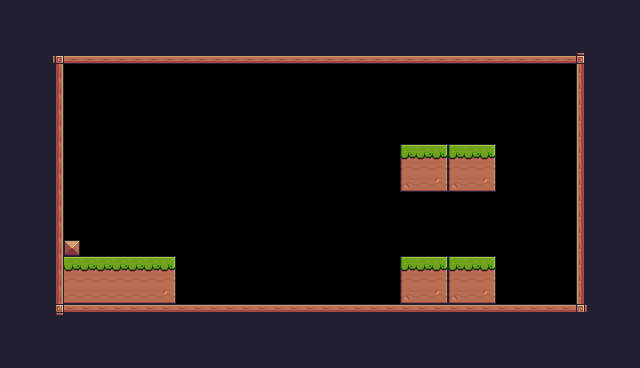

A 2D game scene composited from a Tiled map and its tileset images. What follows is a short description and the map's XML, with every tile layer's data as written:
An orthogonal 40x23 tile map with 16x16 px tiles, 1 tile layer (Background) and 1 object (Player).

<map version="1.10" tiledversion="1.10.2" orientation="orthogonal" renderorder="right-down" width="40" height="23" tilewidth="16" tileheight="16" infinite="0" nextlayerid="3" nextobjectid="2">
 <tileset firstgid="1" source="Pixel Adventure.tsx" />
 <layer id="1" name="Background" width="40" height="23">
  <data encoding="csv">
112,112,112,112,112,112,112,112,112,112,112,112,112,112,112,112,112,112,112,112,112,112,112,112,112,112,112,112,112,112,112,112,112,112,112,112,112,112,112,112,
112,112,112,112,112,112,112,112,112,112,112,112,112,112,112,112,112,112,112,112,112,112,112,112,112,112,112,112,112,112,112,112,112,112,112,112,112,112,112,112,
112,112,112,112,112,112,112,112,112,112,112,112,112,112,112,112,112,112,112,112,112,112,112,112,112,112,112,112,112,112,112,112,112,112,112,112,112,112,112,112,
112,112,112,92,134,134,134,134,134,134,134,134,134,134,134,134,134,134,134,134,134,134,134,134,134,134,134,134,134,134,134,134,134,134,134,134,93,112,112,112,
112,112,112,113,0,0,0,0,0,0,0,0,0,0,0,0,0,0,0,0,0,0,0,0,0,0,0,0,0,0,0,0,0,0,0,0,111,112,112,112,
112,112,112,113,0,0,0,0,0,0,0,0,0,0,0,0,0,0,0,0,0,0,0,0,0,0,0,0,0,0,0,0,0,0,0,0,111,112,112,112,
112,112,112,113,0,0,0,0,0,0,0,0,0,0,0,0,0,0,0,0,0,0,0,0,0,0,0,0,0,0,0,0,0,0,0,0,111,112,112,112,
112,112,112,113,0,0,0,0,0,0,0,0,0,0,0,0,0,0,0,0,0,0,0,0,0,0,0,0,0,0,0,0,0,0,0,0,111,112,112,112,
112,112,112,113,0,0,0,0,0,0,0,0,0,0,0,0,0,0,0,0,0,0,0,0,0,0,0,0,0,0,0,0,0,0,0,0,111,112,112,112,
112,112,112,113,0,0,0,0,0,0,0,0,0,0,0,0,0,0,0,0,0,0,0,0,0,7,8,9,7,8,9,0,0,0,0,0,111,112,112,112,
112,112,112,113,0,0,0,0,0,0,0,0,0,0,0,0,0,0,0,0,0,0,0,0,0,29,30,31,29,30,31,0,0,0,0,0,111,112,112,112,
112,112,112,113,0,0,0,0,0,0,0,0,0,0,0,0,0,0,0,0,0,0,0,0,0,51,52,53,51,52,53,0,0,0,0,0,111,112,112,112,
112,112,112,113,0,0,0,0,0,0,0,0,0,0,0,0,0,0,0,0,0,0,0,0,0,0,0,0,0,0,0,0,0,0,0,0,111,112,112,112,
112,112,112,113,0,0,0,0,0,0,0,0,0,0,0,0,0,0,0,0,0,0,0,0,0,0,0,0,0,0,0,0,0,0,0,0,111,112,112,112,
112,112,112,113,0,0,0,0,0,0,0,0,0,0,0,0,0,0,0,0,0,0,0,0,0,0,0,0,0,0,0,0,0,0,0,0,111,112,112,112,
112,112,112,113,35,0,0,0,0,0,0,0,0,0,0,0,0,0,0,0,0,0,0,0,0,0,0,0,0,0,0,0,0,0,0,0,111,112,112,112,
112,112,112,113,8,8,8,8,8,8,9,0,0,0,0,0,0,0,0,0,0,0,0,0,0,7,8,9,7,8,9,0,0,0,0,0,111,112,112,112,
112,112,112,113,30,30,30,30,30,30,31,0,0,0,0,0,0,0,0,0,0,0,0,0,0,29,30,31,29,30,31,0,0,0,0,0,111,112,112,112,
112,112,112,113,52,52,52,52,52,52,53,0,0,0,0,0,0,0,0,0,0,0,0,0,0,51,52,53,51,52,53,0,0,0,0,0,111,112,112,112,
112,112,112,114,90,90,90,90,90,90,90,90,90,90,90,90,90,90,90,90,90,90,90,90,90,90,90,90,90,90,90,90,90,90,90,90,115,112,112,112,
112,112,112,112,112,112,112,112,112,112,112,112,112,112,112,112,112,112,112,112,112,112,112,112,112,112,112,112,112,112,112,112,112,112,112,112,112,112,112,112,
112,112,112,112,112,112,112,112,112,112,112,112,112,112,112,112,112,112,112,112,112,112,112,112,112,112,112,112,112,112,112,112,112,112,112,112,112,112,112,112,
112,112,112,112,112,112,112,112,112,112,112,112,112,112,112,112,112,112,112,112,112,112,112,112,112,112,112,112,112,112,112,112,112,112,112,112,112,112,112,112
</data>
 </layer>
 <objectgroup id="2" name="SpawnPoints">
  <object id="1" name="Player" type="Player" x="126.5" y="225.542" width="27.4573" height="28.4379" />
 </objectgroup>
</map>
